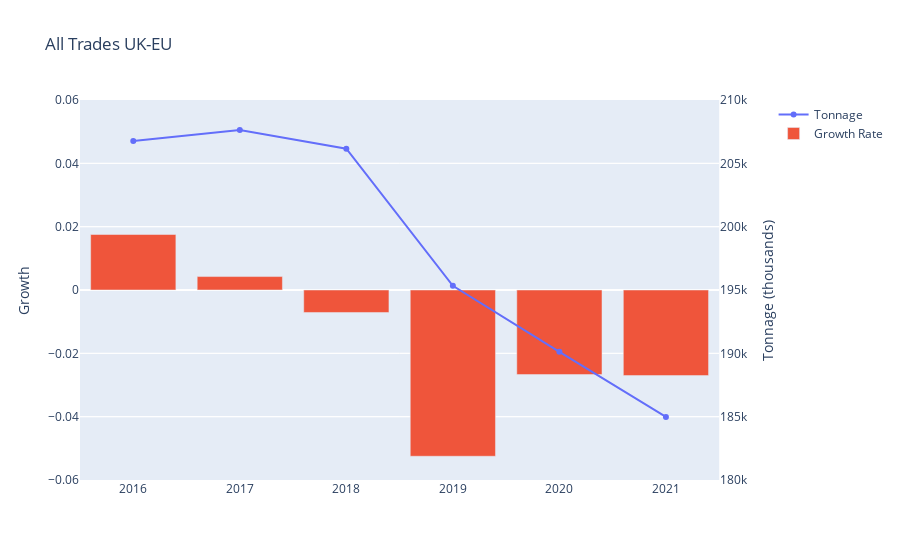

Write notebook code for a chart like this one.
### Markdown cell above
Trades between UK and EU

The plot shows some impact in the duration brexit issue, starts from the referendum in 2016 until the official brexit in 2018

### Code cell
#Plot
fig = make_subplots(specs=[[{"secondary_y": True}]])
fig.add_trace(go.Scatter(x=df_EU['Year'], y=df_EU['Tonnage (thousands)'], name="Tonnage"), secondary_y=True)
fig.add_trace(go.Bar(x=df_EU['Year'], y=df_EU['Growth Rate'], name="Growth Rate"), secondary_y=False)
fig.update_yaxes(range=[180000, 210000], secondary_y=True)
fig.update_yaxes(range=[-0.06, 0.06], secondary_y=False)
fig.update_yaxes(title_text='Tonnage (thousands)', secondary_y=True)
fig.update_yaxes(title_text='Growth', secondary_y=False)
fig.update_layout(title = 'All Trades UK-EU')
fig.show()

### Figure 1 — Plotly figure (JSON) as saved in the notebook; plotly's stock layout.template omitted (floating-point values rounded to 4 significant figures)
{"data": [{"name": "Tonnage", "type": "scatter", "x": [2016, 2017, 2018, 2019, 2020, 2021], "xaxis": "x", "y": [206755, 207632, 206159, 195335, 190117, 185000.0], "yaxis": "y2"}, {"name": "Growth Rate", "type": "bar", "x": [2016, 2017, 2018, 2019, 2020, 2021], "xaxis": "x", "y": [0.01753, 0.004242, -0.007094, -0.0525, -0.02671, -0.02704], "yaxis": "y"}], "layout": {"title": {"text": "All Trades UK-EU"}, "xaxis": {"anchor": "y", "domain": [0, 0.94]}, "yaxis": {"anchor": "x", "domain": [0, 1], "range": [-0.06, 0.06], "title": {"text": "Growth"}}, "yaxis2": {"anchor": "x", "overlaying": "y", "range": [180000, 210000], "side": "right", "title": {"text": "Tonnage (thousands)"}}}}
